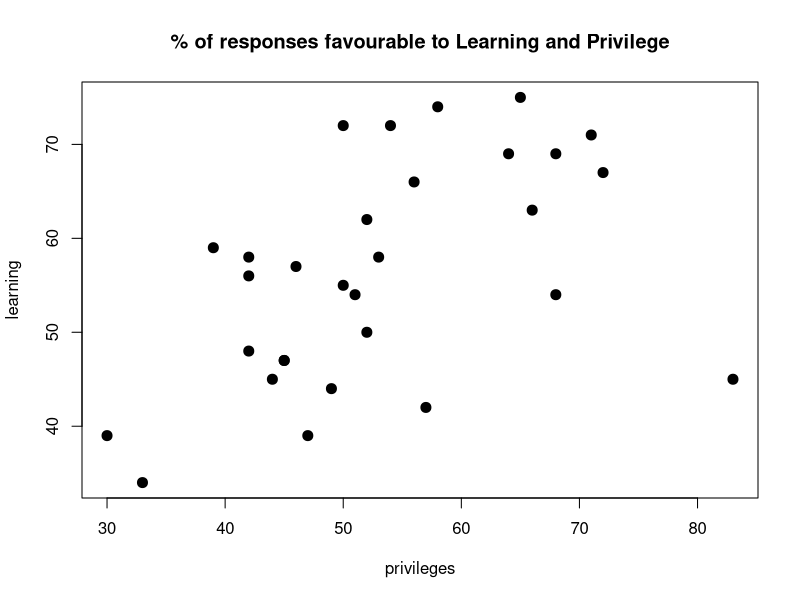
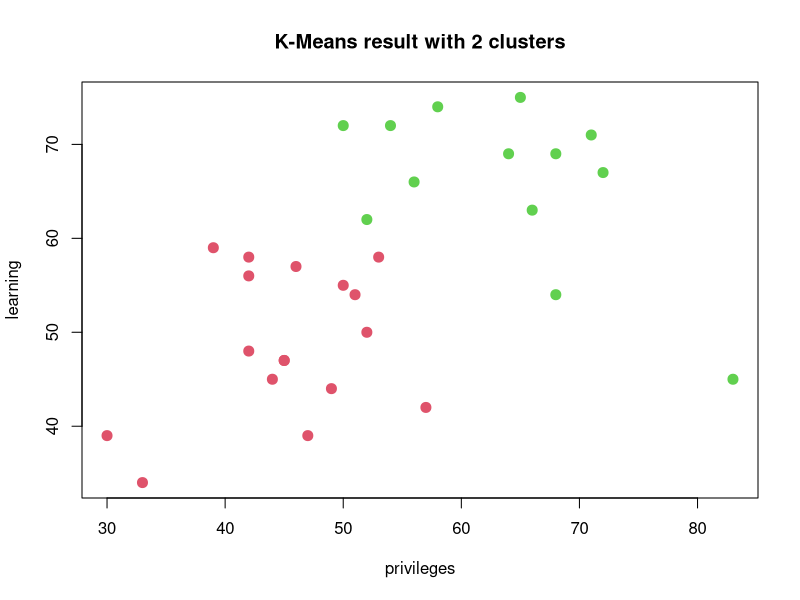
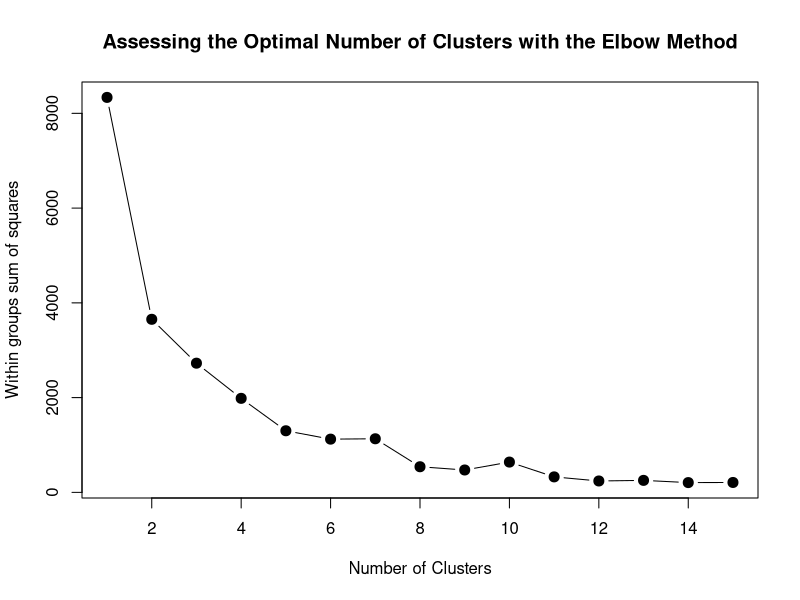
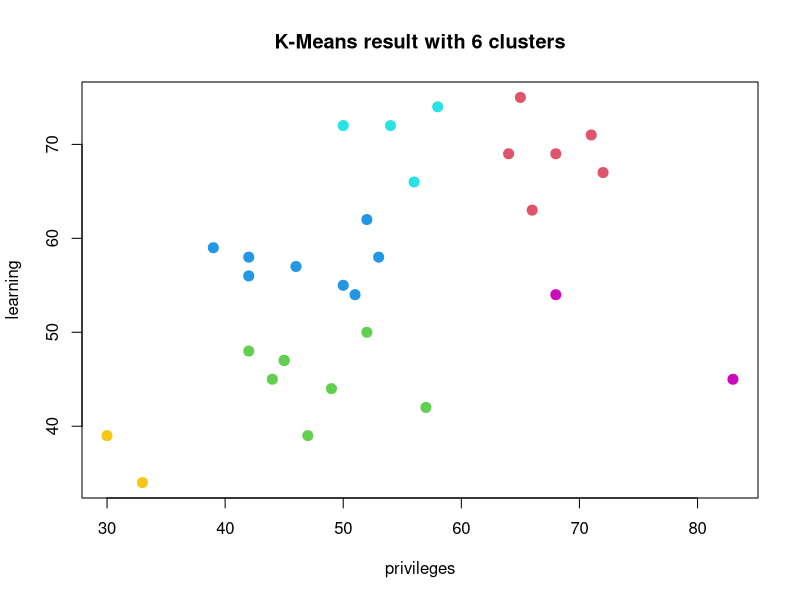

Write the R code that produced these figures, in order.
## ---- chunk 1
knitr::opts_chunk$set(echo = TRUE)
## ---- chunk 2
library(datasets)

str(attitude)
#the structure reveals that all attributes are numeric

summary(attitude)
#summary reveals no outliers or noisy data
## ---- chunk 3
dat = attitude[,c(3,4)]

plot(dat, main="% of responses favourable to Learning and Privilege", pch=20, cex=2)
## ---- chunk 4
km1 <- kmeans(dat, 2, nstart=100)

# Plot results
plot(dat, col =(km1$cluster +1) , main="K-Means result with 2 clusters", pch=20, cex=2)
## ---- chunk 5

mydata <- dat
wss <- (nrow(mydata)-1)*sum(apply(mydata,2,var))
for (i in 2:15) wss[i] <- sum(kmeans(mydata,centers=i)$withinss)
plot(1:15, wss, type="b", xlab="Number of Clusters",
     ylab="Within groups sum of squares",
     main="Assessing the Optimal Number of Clusters with the Elbow Method",
     pch=20, cex=2)
## ---- chunk 6

km2 <- kmeans(dat, 6,nstart=100)
km2$cluster

plot(dat, col =(km2$cluster +1) , main="K-Means result with 6 clusters", pch=20, cex=2)
